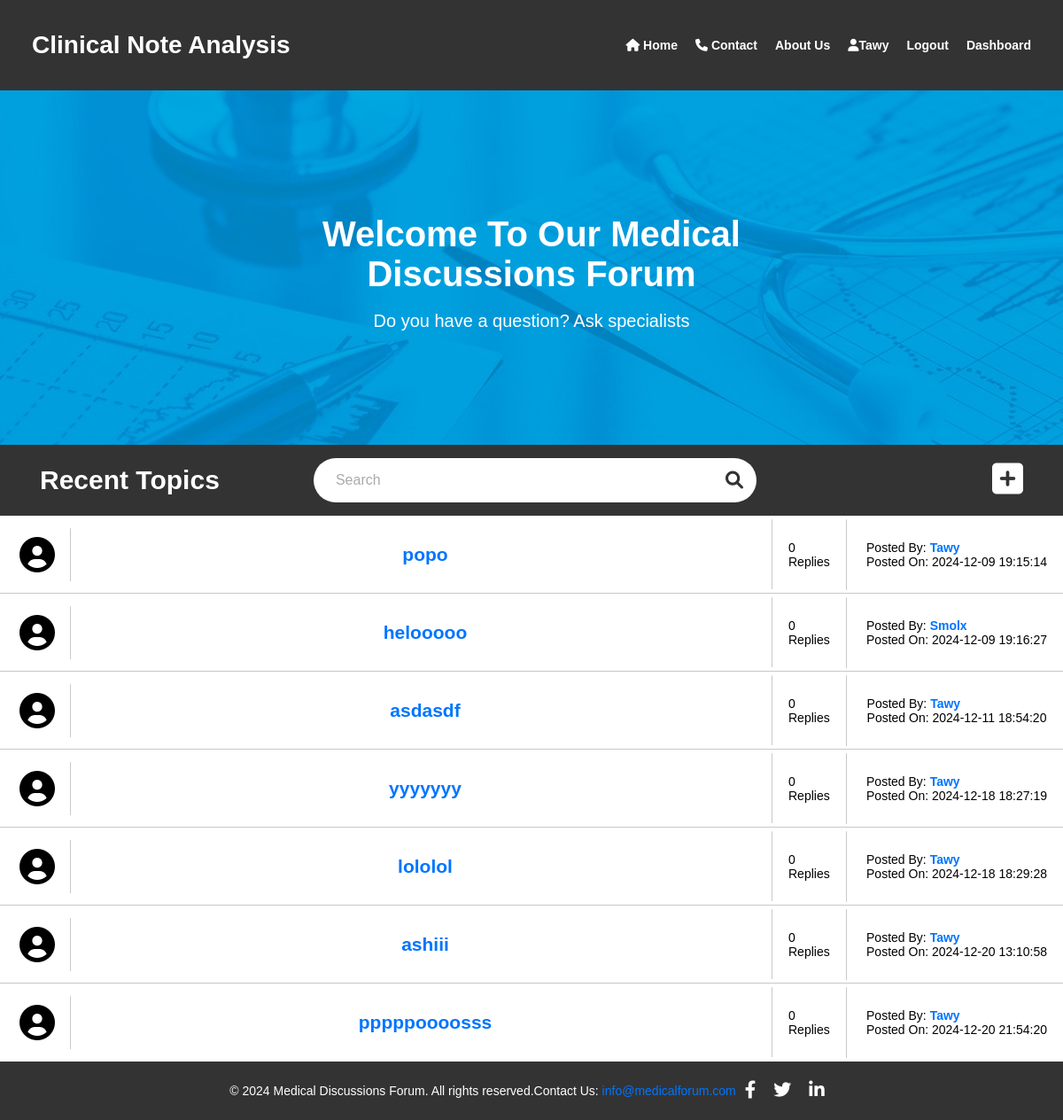
Page /forum.php (signed in) on the committed database.
### tables this page shows
CREATE TABLE `note` (
  `note_id` int(11) NOT NULL,
  `description` varchar(2000) NOT NULL,
  `date` timestamp NOT NULL DEFAULT current_timestamp() ON UPDATE current_timestamp(),
  `title` varchar(255) NOT NULL,
  `user_id` int(11) NOT NULL,
  `user` varchar(255) NOT NULL
);

### config/connect_DB.php (called while the page is built, shortened)
<?php
if (!class_exists('Database')) {
class Database {
    private static $instance = null;
    private $conn;
    private function __construct() {
        $host = 'localhost';
        $user = 'hoho';
        $password = '1234';
        $dbname = 'project';
        $this->conn = new mysqli($host, $user, $password, $dbname);
    }
    public static function getInstance() {
        if (self::$instance === null) {
            self::$instance = new self();
        }
        return self::$instance;
    }
    public function getConnection() {
        return $this->conn;
    }
}
}
?>

### forum.php (the view, shortened to what this page needs)
<?php
include('config/connect_DB.php');
class ForumManager {
    private $conn;
    public function __construct()
    {
        $this->conn = Database::getInstance()->getConnection();
    }
    public function fetchAllNotes()
    {
        $sql = "SELECT title, description, date, user FROM note";
        $result = $this->conn->query($sql);
        $notes = [];
        if ($result->num_rows > 0) {
            while ($row = $result->fetch_assoc()) {
                $notes[] = $row;
            }
        }
        return $notes;
    }
}
$forumManager = new ForumManager();
$notes = $forumManager->fetchAllNotes();
?>
<!DOCTYPE html>
<html lang="en">
<head>
    <link rel="stylesheet" href="styles/forum.css">
    <link rel="stylesheet" href="https://cdnjs.cloudflare.com/ajax/libs/font-awesome/6.0.0-beta3/css/all.min.css">
</head>
<body>
    <div class="container">
        <header>
            <div class="logo">
                <h1>Clinical Note Analysis</h1>
            </div>
            <nav>
                <ul>
                    <li><a href="index.php"><i class="fa-solid fa-house"></i> Home</a></li>
                    <li><a href="contact.php"><i class="fa-solid fa-phone"></i> Contact</a></li>
                    <li><a href="#about">About Us</a></li>
                    <?php if (isset($_SESSION['username'])): ?>
                        <li><a href="#profile"><i class="fa-solid fa-user"></i><?php echo htmlspecialchars($_SESSION['username']); ?></a></li>
                        <li><a href="logout.php">Logout</a></li>
                        <?php if (isset($_SESSION['role']) && strtolower($_SESSION['role']) === 'admin'): ?>
                            <li><a href="Admin_Dash.php">Dashboard</a></li>
                        <?php endif; ?>
                    <?php else: ?>
                        <li><a href="login.php"><i class="fa-solid fa-user"></i> Login</a></li>
                    <?php endif; ?>
                </ul>
            </nav>
        </header>
        <div class="subforum">
            <div class="subform-banner">
                <img src="images/clinical-banner.jpg" alt="Banner">
                <h1>Welcome To Our Medical Discussions Forum</h1>
                <p>Do you have a question? Ask specialists</p>
            </div>
            <div class="search-container-wrapper">
                <h2>Recent Topics</h2>
                <div class="search-container">
                    <input type="text" class="search-bar" placeholder="Search">
                    <i class="fas fa-search search-icon"></i>
                </div>
                <div class="new-topic-icon">
                    <a href="add_topic.php"><i class="fa-solid fa-square-plus"></i></a>
                </div>
            </div>
            <?php if (!empty($notes)): ?>
                <?php foreach ($notes as $note): ?>
                    <div class="subforum-row">
                        <div class="subforum-icon subforum-column center">
                            <i class="fas fa-user-circle"></i>
                        </div>
                        <div class="subforum-title subforum-column center">
                            <h2><a href="#"><?php echo htmlspecialchars($note['title']); ?></a></h2>
                        </div>
                        <div class="subforum-replies subforum-column center">
                            <p>0 Replies</p>
                        </div>
                        <div class="subforum-info subforum-column center">
                            <p>Posted By: <a href="#"><?php echo htmlspecialchars($note['user']); ?></a><br>Posted On: <?php echo htmlspecialchars($note['date']); ?></p>
                        </div>
                    </div>
                <?php endforeach; ?>
            <?php else: ?>
                <div class="no-topics">No Topics Available</div>
            <?php endif; ?>
        </div>
        <?php include('templates/footer.php'); ?>
</body>
</html>

### styles/forum.css (style rules this page uses)
* { box-sizing: border-box; }
html body { font-size: 14px; font-family: 'Titillium Web', sans-serif; overflow-x: hidden; margin: 0; padding: 0; }
.subforum-row a { color: rgba(0, 117, 255, 1); font-weight: bold; text-decoration: none; }
.subform-banner { width: 100vw; height: 300px; margin-left: calc(-50vw + 50%); overflow: hidden; position: relative; }
.subform-banner img { width: 100%; height: 100%; object-fit: cover; }
.subform-banner h1 { position: absolute; top: 40%; left: 50vw; transform: translateX(-50%); color: white; font-size: 40px; font-weight: bold; text-align: center; margin: 0; padding: 0; }
.subform-banner p { position: absolute; top: 60%; left: 50%; transform: translate(-50%, -50%); color: white; font-size: 20px; text-align: center; margin: 0; padding: 0; }
.search-container-wrapper { background-color: rgba(0, 0, 0, 0.8); padding: 15px; display: flex; align-items: center; width: 100vw; position: relative; left: 50%; margin-left: -50vw; justify-content: space-between; }
.search-container { display: flex; align-items: center; background-color: white; border-radius: 50px; padding: 8px 15px; flex-grow: 1; max-width: 500px; margin-left: -140px; width: 100%; }
.search-container-wrapper h2 { color: white; margin: 0; font-size: 30px; flex-shrink: 0; padding-left: 30px; }
.search-bar { border: none; outline: none; padding: 8px 10px; font-size: 16px; border-radius: 50px; color: #333; width: 100%; }
.search-bar::placeholder { color: #aaa; }
.search-icon { display: block; font-size: 20px; margin-left: 10px; color: #333; }
.new-topic-icon { color: white; font-size: 40px; margin-left: 20px; cursor: pointer; padding-right: 30px; }
.new-topic-icon i { color: white; transition: color 0.3s; }
.subforum-row { display: grid; grid-template-columns: 7% 66% 7% 20%; align-items: center; position: relative; }
.subforum-column { padding: 10px; margin: 4px; position: relative; background-color: white; }
.center { display: flex; justify-content: center; align-items: center; }
.subforum-icon { font-size: 40px; }
.subforum-column:not(:last-child)::after { content: ''; position: absolute; height: 100%; right: 0; top: 0; bottom: 0; width: 1px; background-color: rgb(199, 199, 199); border-radius: 2px; }
.subforum-row:not(:last-of-type)::after { content: ''; position: absolute; left: 0; right: 0; bottom: 0; height: 1px; background-color: rgb(199, 199, 199); }
header { background-color: #ffffff; color: white; }
nav ul li a { color: white; }
header { display: flex; justify-content: space-between; align-items: center; background-color: #ffffff; color: white; padding: 1rem; }
header .logo h1 { margin-left: 20px; }
nav ul { list-style: none; display: flex; }
nav ul li { margin-right: 20px; }
nav ul li a { color: white; text-decoration: none; font-weight: bold; }
header { top: 0; width: 100%; background-color: #333; color: white; transition: background-color 0.3s ease; z-index: 10; padding: 1rem; }
@media only screen and (max-width: 1710px) { .subform-banner h1 { font-size: 35px; } }
@media only screen and (max-width: 1500px) { .subform-banner { height: 400px; } }
@media only screen and (max-width: 1500px) { .subform-banner h1 { top: 35%; font-size: 40px; } }
@media only screen and (max-width: 1500px) { .subform-banner p { top: 65%; } }

### rows in the picture
note: title "popo", user "Tawy", date "2024-12-09 19:15:14"
note: title "helooooo", user "Smolx", date "2024-12-09 19:16:27"
note: title "asdasdf", user "Tawy", date "2024-12-11 18:54:20"
note: title "yyyyyyy", user "Tawy", date "2024-12-18 18:27:19"
note: title "lololol", user "Tawy", date "2024-12-18 18:29:28"
note: title "ashiii", user "Tawy", date "2024-12-20 13:10:58"
note: title "pppppoooosss", user "Tawy", date "2024-12-20 21:54:20"

### other values in the picture
$_SESSION['username'] "Tawy"
